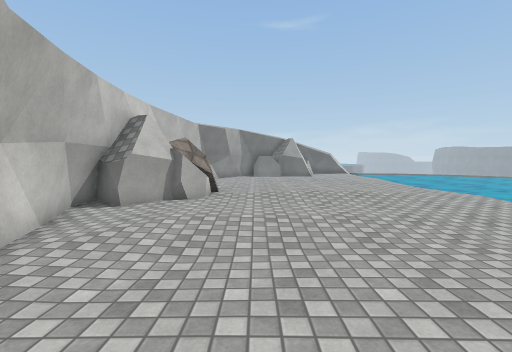
view 1 (above)

13 first-person views from a walk through a scene from a Unity 3-D project. The camera is 1.4 m above the floor, tilts 4° down and sees 90° across. The floor is counted in squares, 1 m on a side. Each view is taken from the middle of a square. On the plan, view 1 faces up. The plan holds only what a view shows up to about 13 squares ahead; the rest is blank. The place goes on beyond the plan. Some animated figures are not drawn. Surface patterns are stand-ins for the level's own textures.

view 2
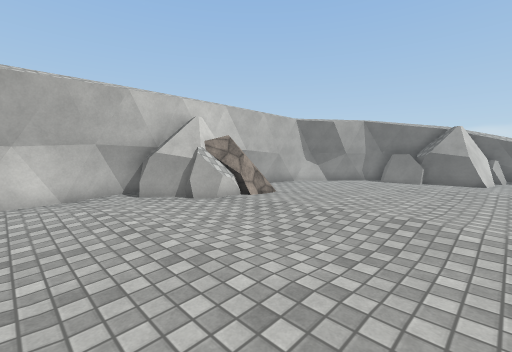

view 3
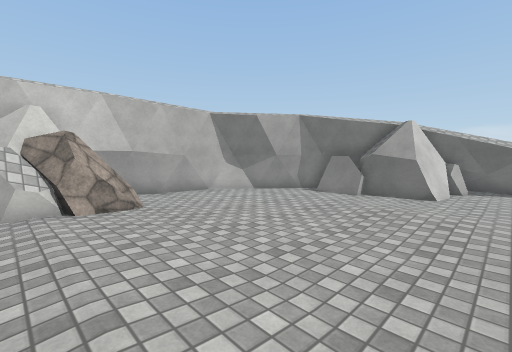

view 4
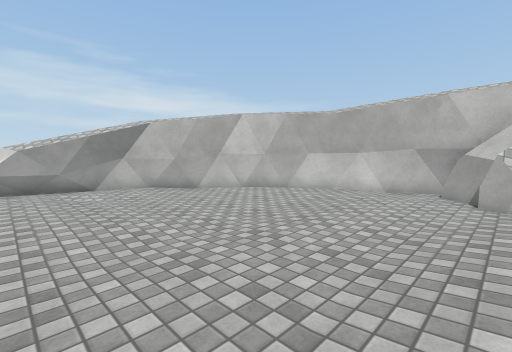

view 5
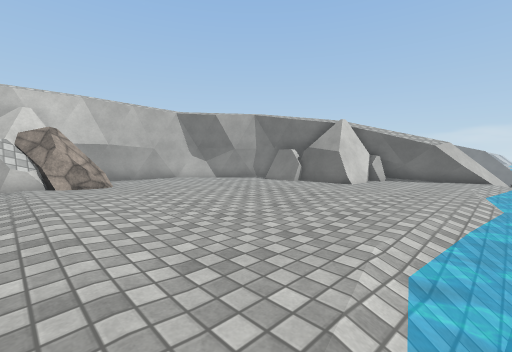

view 6
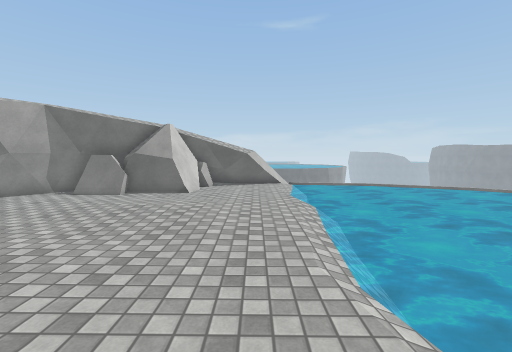

view 7
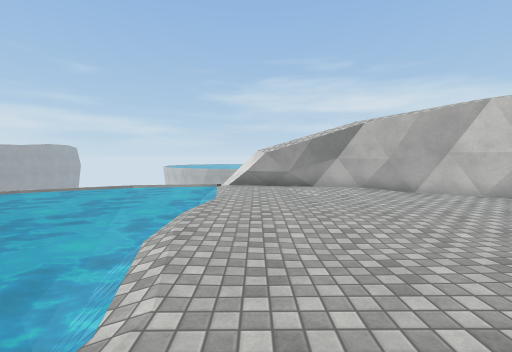

view 8
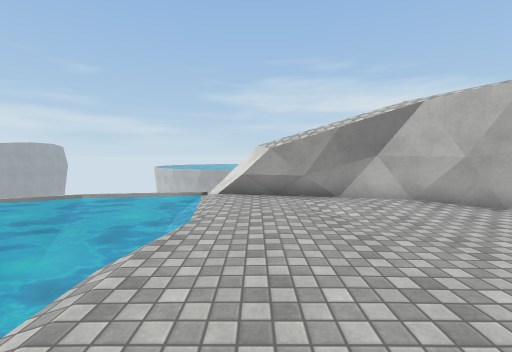

view 9
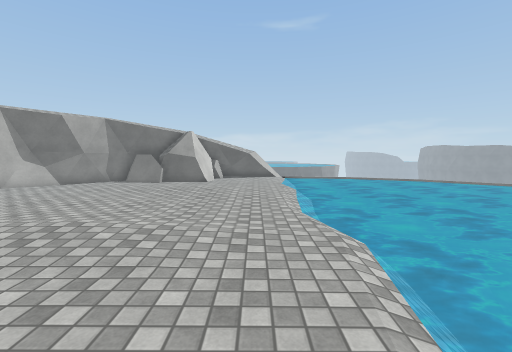

view 10
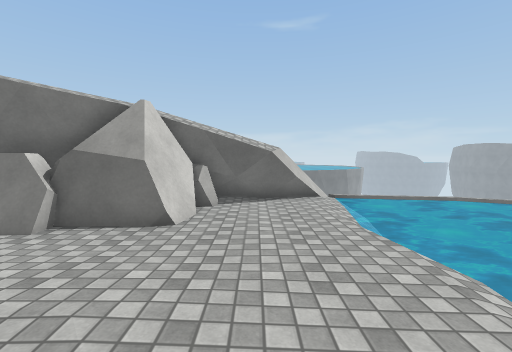

view 11
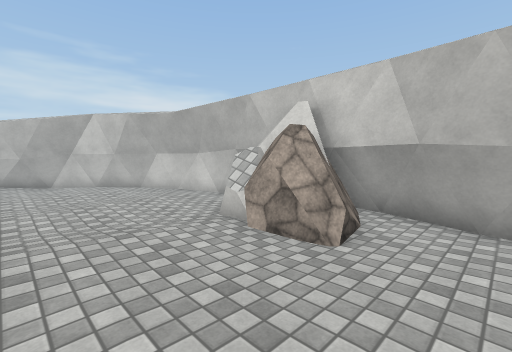

view 12
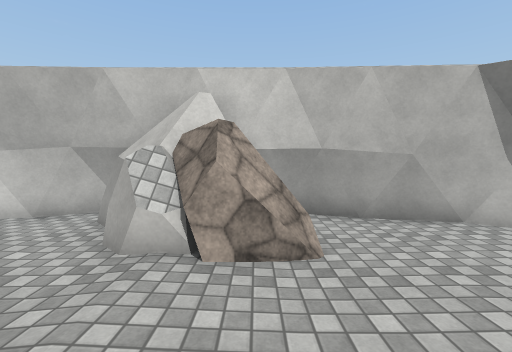

view 13
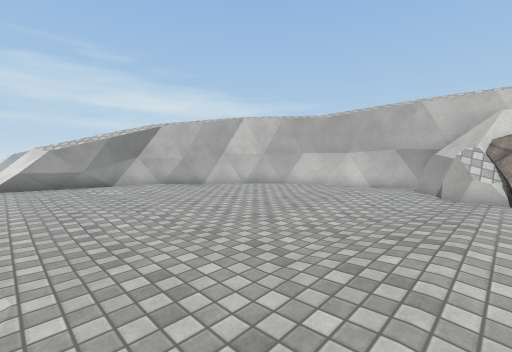

### Floor plan
Key: @ floor where view 1 was taken; # wall or solid block; . main floor; : floor 0.25 m higher than the main floor; - floor 0.25 m lower than the main floor; / step, stairs or slope; ~ water the walk can cross; ≈ water the walk keeps out of; R rock.
Columns run from 5 left of view 1 to 10 right of it. Each row starts with its distance up from view 1.
 24             ##/≈
 23          ####.-≈
 22          R#...~≈
 21      ##RRR....~≈
 20     ##RRRR....~≈
 19    ##RRR......~≈
 18   ##..........~≈
 17  ##...........~≈
 16  #............~≈
 15  #............~≈
 14  #............≈≈
 13 ##............≈≈
 12 ##RR..........≈≈
 11 #RRR..........≈≈
 10 R RR..::::....~≈
  9 R RR....::....~≈
  8 #RR...........~≈
  7 #.............≈≈
  6 #.............~≈
  5 #.............~≈
  4 ##............/≈
  3  #............/≈
  2  ##.........../≈
  1   ##..........-≈
  0    ##@........~≈
 -1     ##........~≈
 -2      ##.......~≈
 -3       ####....~≈
 -4         #####.~≈
 -5             ##/≈

Where each view was taken, in squares from view 1:
view 1: 0 up, 0 right, facing up
view 2: 4 up, 5 right, facing up-left
view 3: 9 up, 6 right, facing up-left
view 4: 9 up, 7 right, facing down-left
view 5: 9 up, 9 right, facing up-left
view 6: 9 up, 7 right, facing up
view 7: 9 up, 7 right, facing down
view 8: 5 up, 7 right, facing down
view 9: 5 up, 7 right, facing up
view 10: 14 up, 6 right, facing up
view 11: 14 up, 2 right, facing down-left
view 12: 11 up, 2 right, facing left
view 13: 10 up, 8 right, facing down-left
